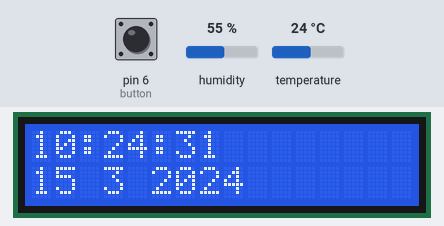
A sketch run on a simulated Arduino Uno, built with avr-gcc and run on an emulated ATmega328P. Parts: 16×2 character LCD. The test bench sets the inputs (shaded band); at power-on: pin 6 (button) LOW, humidity 55 %, temperature 24 °C. The local clock reads 2024-03-15 10:24:30 at power-on unless the sketch sets it; what the sketch prints to the serial monitor is not drawn.

Above: at 1.2 s.
1.3 s: pin 6 (button) pulled HIGH for 1.25 s
At 3.6 s:
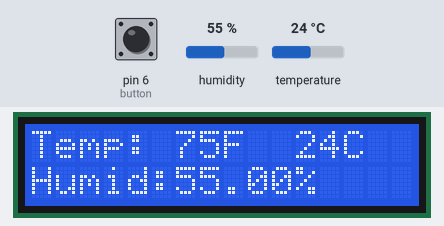
4.0 s: humidity set to 22 %
At 5.8 s:
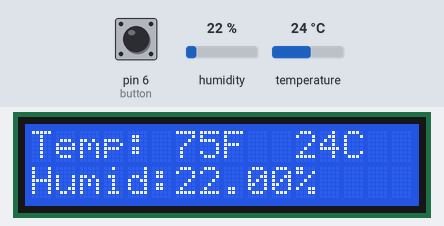
6.1 s: temperature set to 12 °C
At 7.8 s:
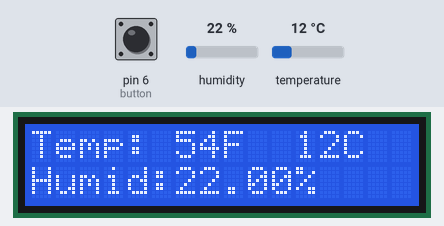
8.1 s: pin 6 (button) pulled HIGH for 1.25 s
At 11.5 s:
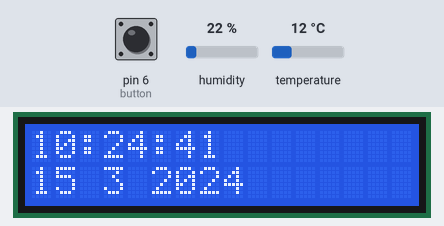
11.6 s: pin 6 (button) pulled HIGH for 3.2 s
At 13.2 s:
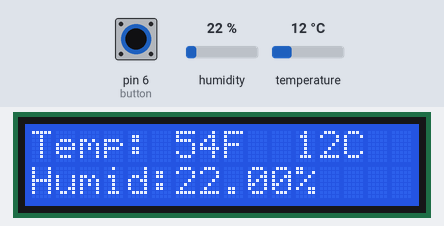
Timing chart, 0 to 14.7 s (numbered marks = the images above; inputs shaded):
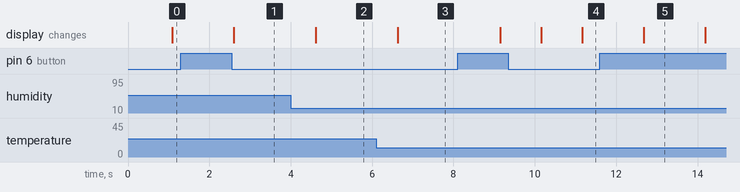

Measured:
- after the input at 1.3 s, the display: changes after 1.3 s (image 1)
- after the input at 4.0 s, the display: changes after 0.62 s (image 2)
- after the input at 6.1 s, the display: changes after 0.53 s (image 3)
- after the input at 8.1 s, the display: first changes after 1.1 s (image 4 shows a later state)
- after the input at 11.6 s, the display: changes after 1.1 s (image 5)

The sketch:

lcddisplay_clock.ino
```cpp
#include <DHT.h>
#include <TimeLib.h>
#include <Wire.h>
#include <DS1307RTC.h>  // a basic DS1307 library that returns time as a time_t
#include <LiquidCrystal.h>
#define DHTPIN 8

#define DHTTYPE DHT22
LiquidCrystal lcd(12, 11, 5, 4, 3, 2);
DHT dht(DHTPIN, DHTTYPE);

int button = 6;
boolean booldisplaytime = true;


void setup()  {
  Serial.begin(9600);
  dht.begin();
  lcd.begin(16, 2);
  pinMode(button, INPUT);
  while (!Serial) ; // wait until Arduino Serial Monitor opens
  setSyncProvider(RTC.get);   // the function to get the time from the RTC
  if(timeStatus()!= timeSet)
     Serial.println("Unable to sync with the RTC");
  else
     Serial.println("RTC has set the system time");
}

void printlcdDigits(int digits)
{
  lcd.print(":");
  if(digits < 10)
  {
    lcd.print("0");
    lcd.print(digits);
  }
  else
  {
    lcd.print(digits);
  }
}


void lcdclock()
{
  lcd.clear();
  lcd.setCursor(0, 0);
  lcd.print(hour());
  printlcdDigits(minute());
  printlcdDigits(second());
  lcd.setCursor(0, 1);
  lcd.print(day());
  lcd.print(" ");
  lcd.print(month());
  lcd.print(" ");
  lcd.print(year());

}

void temphumid()
{
    float h = dht.readHumidity();
    float t = dht.readTemperature();
    float f = dht.readTemperature(true);
    lcd.clear();
    lcd.setCursor(0, 0);
    lcd.print("Temp: ");
    lcd.print(f, 0);
    lcd.print("F  ");
    lcd.print(t, 0);
    lcd.print("C");
    lcd.setCursor(0, 1);
    lcd.print("Humid:");
    lcd.print(h);
    lcd.print("%");
}

// Serial monitor print time and date
void digitalClockDisplay(){
  // digital clock display of the time
  Serial.print(hour());
  printSerialDigits(minute());
  printSerialDigits(second());
  Serial.print(" ");
  Serial.print(day());
  Serial.print(" ");
  Serial.print(month());
  Serial.print(" ");
  Serial.print(year());
  Serial.println();
}

void printSerialDigits(int digits){
  // utility function for digital clock display: prints preceding colon and leading 0
  Serial.print(":");
  if(digits < 10)
{
    Serial.print('0');
  Serial.print(digits);
}
}

void readbutton()
{
   if (digitalRead(button))
   {
      booldisplaytime = !booldisplaytime;
      delay(500);
   }
}

void loop()
{
  if (timeStatus() == timeSet) {

    //digitalClockDisplay();
    //lcdclock();
    readbutton();
    if (booldisplaytime == true)
    {
        lcdclock();
    }
    if (booldisplaytime == false)
    {
      temphumid();
    }
  }

  else {
    Serial.println("The time has not been set.  Please run the Time");
    Serial.println("TimeRTCSet example, or DS1307RTC SetTime example.");
    Serial.println();
    delay(4000);
  }
  delay(1000);
}
```
